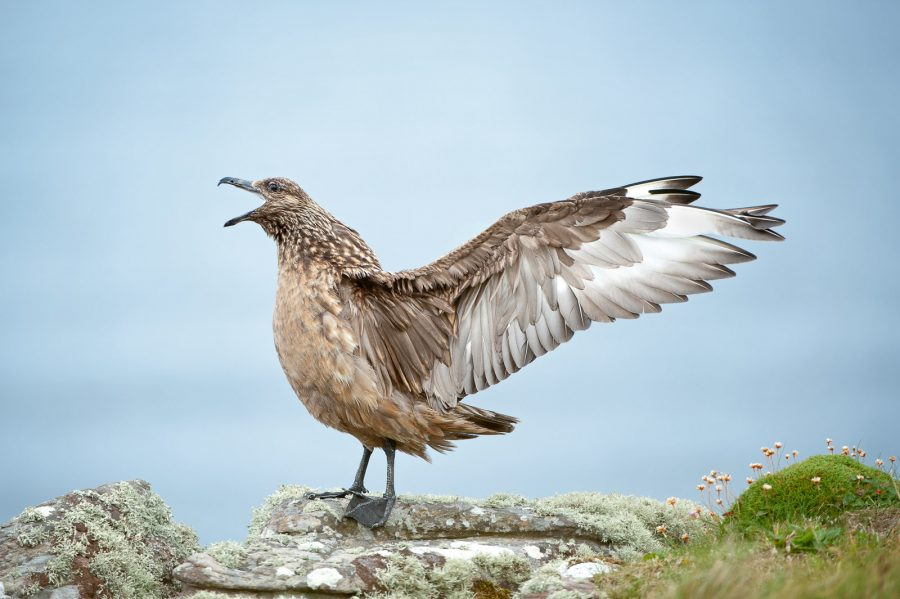
#> input picture opencv/assets/bird.jpg, 900 x 599 px, found by its file name
$ python Cannyedgedetection.py
#> lines starting #> are read from the running program, lines starting #| are printed output that depends on the picture; after the words box and inside, x2 and y2 are one past the last pixel; in counts of white or black regions, pixels touching at a corner belong together
import cv2
img = cv2.imread(r"..\assets\bird.jpg", cv2.IMREAD_GRAYSCALE) # Must be a grayscale
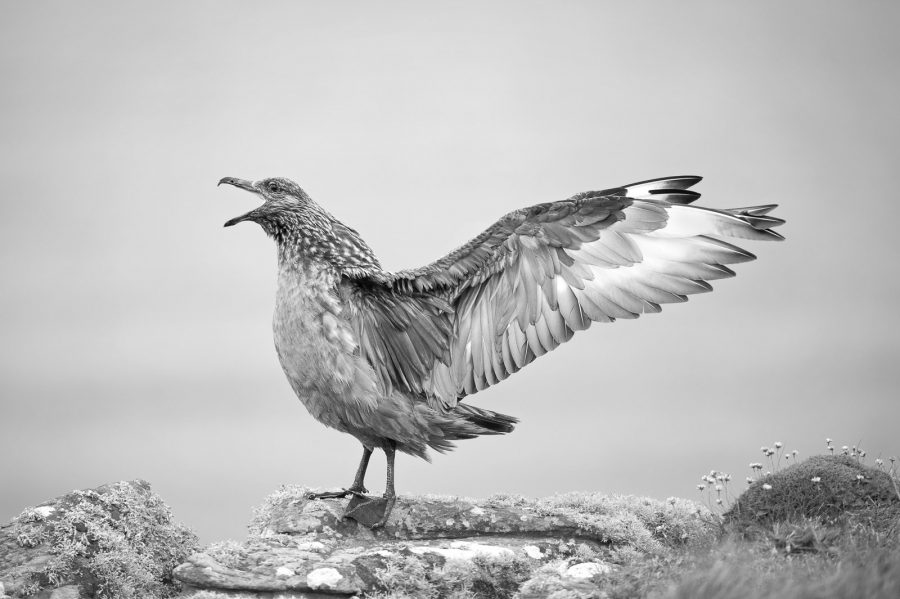
#> img: shape (599, 900); min 0, max 255, mean 186.6

edges = cv2.Canny(img, 30, 200)
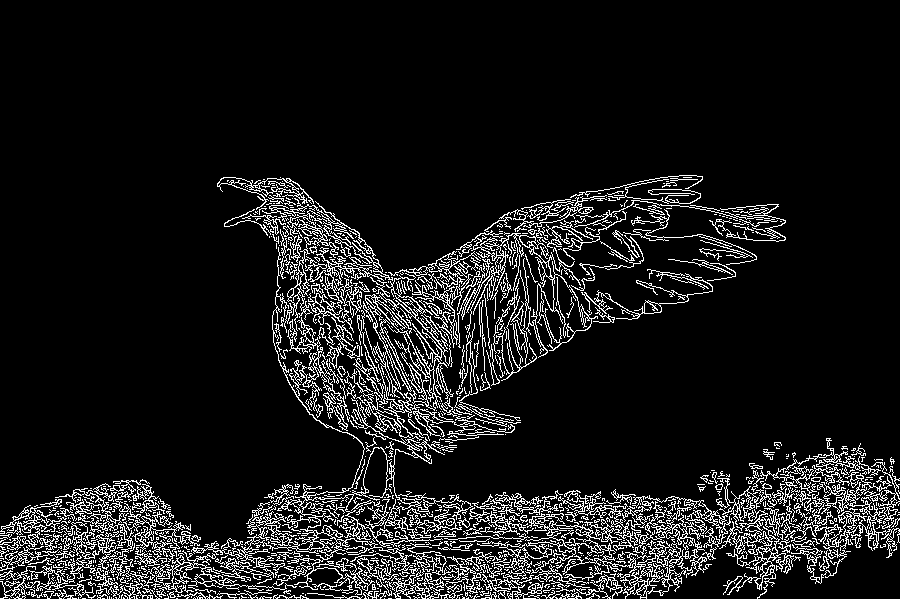
#> edges: shape (599, 900); 10% white in thin lines or dots, all inside (x1, y1, x2, y2) = (0, 175, 900, 599)

cv2.imshow("Original", img)
cv2.imshow("Canny_img", edges)

cv2.imwrite("Canny_edges.jpg", edges)

cv2.waitKey(0)
cv2.destroyAllWindows()

$ run again, with opencv/assets/Eggs.jpg copied over opencv/assets/bird.jpg
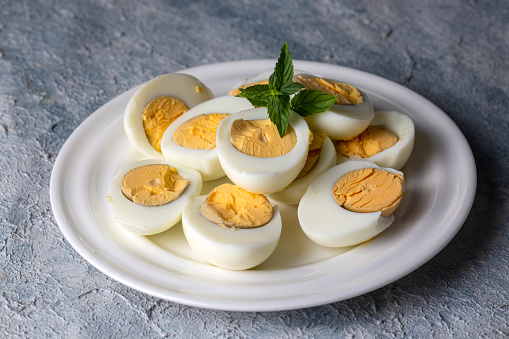
#> input picture opencv/assets/Eggs.jpg, 509 x 339 px, found by its file name
#> `img = cv2.imread(r"..\assets\bird.jpg", cv2.IMREAD_GRAYSCALE)`:
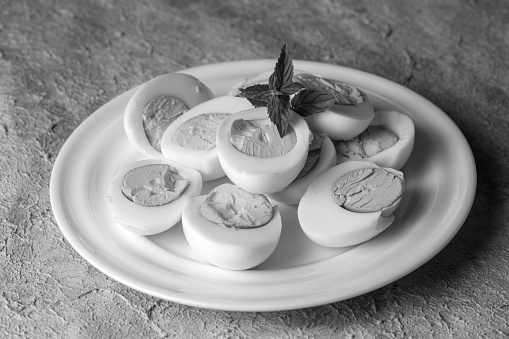
#> img: shape (339, 509); min 1, max 255, mean 140.7
#> `edges = cv2.Canny(img, 30, 200)`:
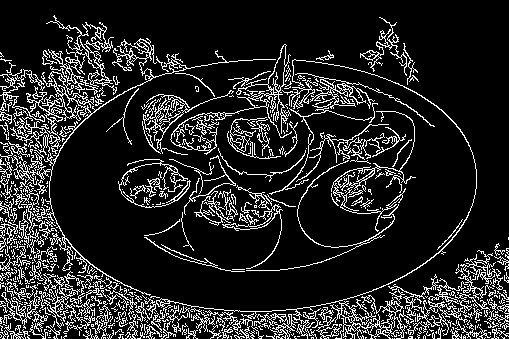
#> edges: shape (339, 509); 14.6% white in thin lines or dots

$ run again, with opencv/assets/camel.jpg copied over opencv/assets/bird.jpg
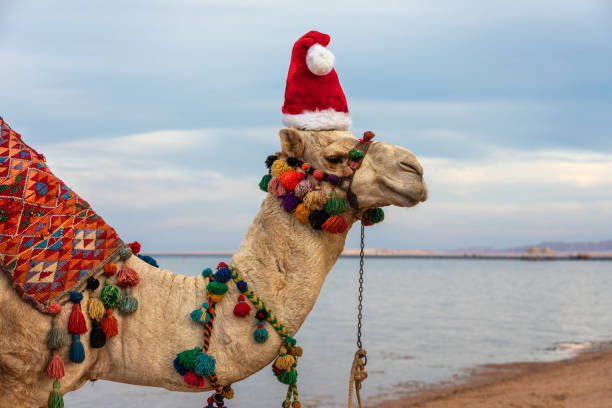
#> input picture opencv/assets/camel.jpg, 612 x 408 px, found by its file name
#> `img = cv2.imread(r"..\assets\bird.jpg", cv2.IMREAD_GRAYSCALE)`:
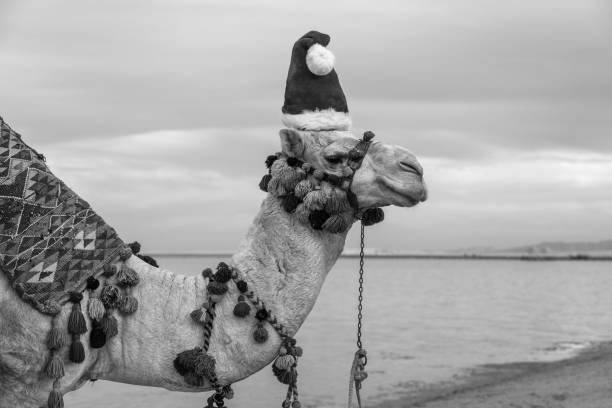
#> img: shape (408, 612); min 0, max 251, mean 163.8
#> `edges = cv2.Canny(img, 30, 200)`:
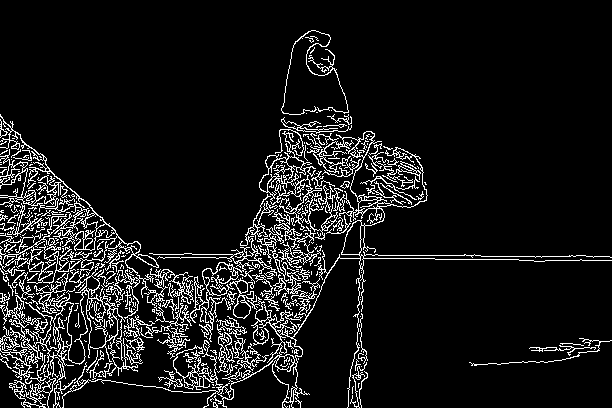
#> edges: shape (408, 612); 9.1% white in thin lines or dots

$ run again, with opencv/assets/shapes.png saved as opencv/assets/bird.jpg
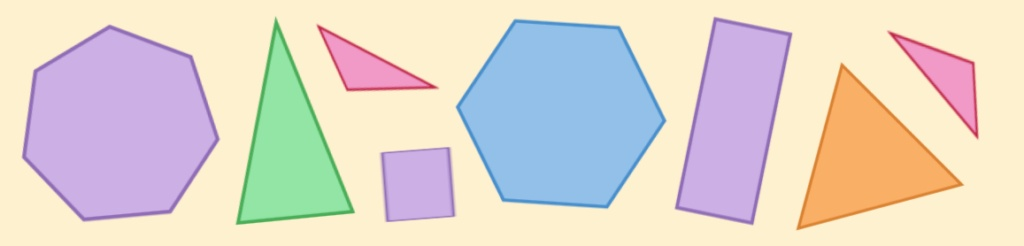
#> input picture opencv/assets/shapes.png, 1024 x 246 px, found by its file name
#> `img = cv2.imread(r"..\assets\bird.jpg", cv2.IMREAD_GRAYSCALE)`:
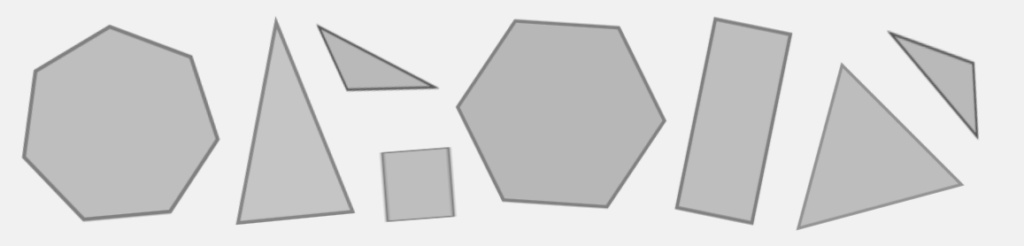
#> img: shape (246, 1024); min 85, max 246, mean 215.2
#> `edges = cv2.Canny(img, 30, 200)`:
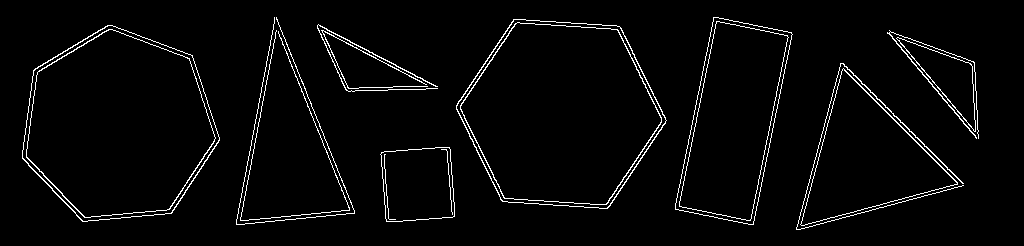
#> edges: shape (246, 1024); 3.1% white in thin lines or dots, all inside (x1, y1, x2, y2) = (22, 17, 979, 230)
